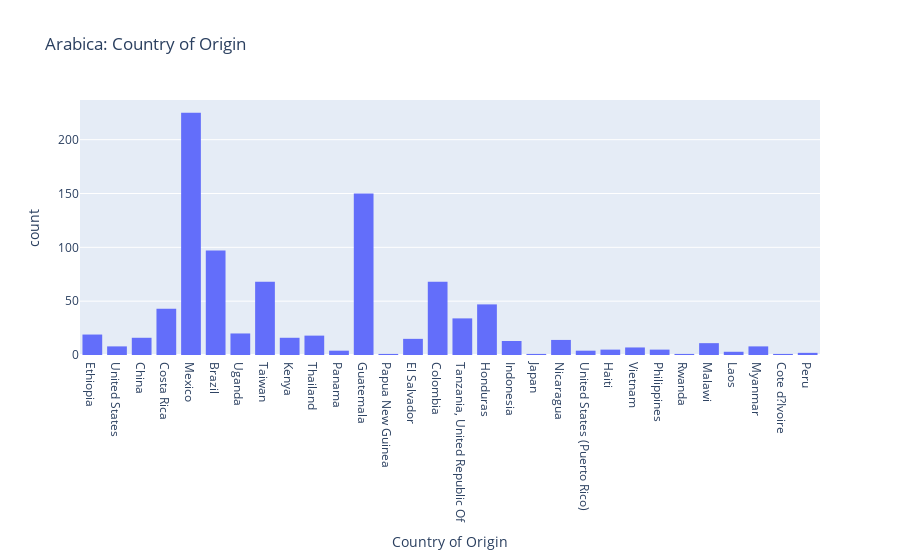
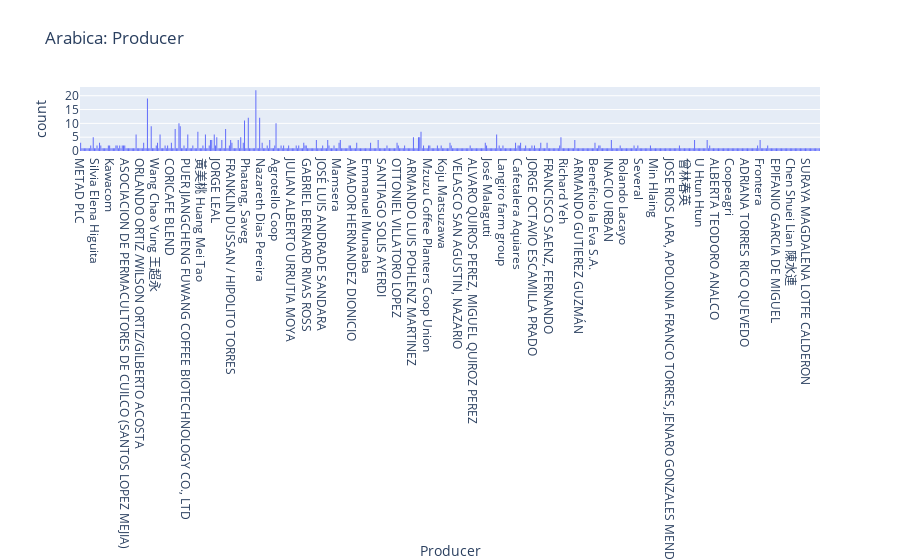
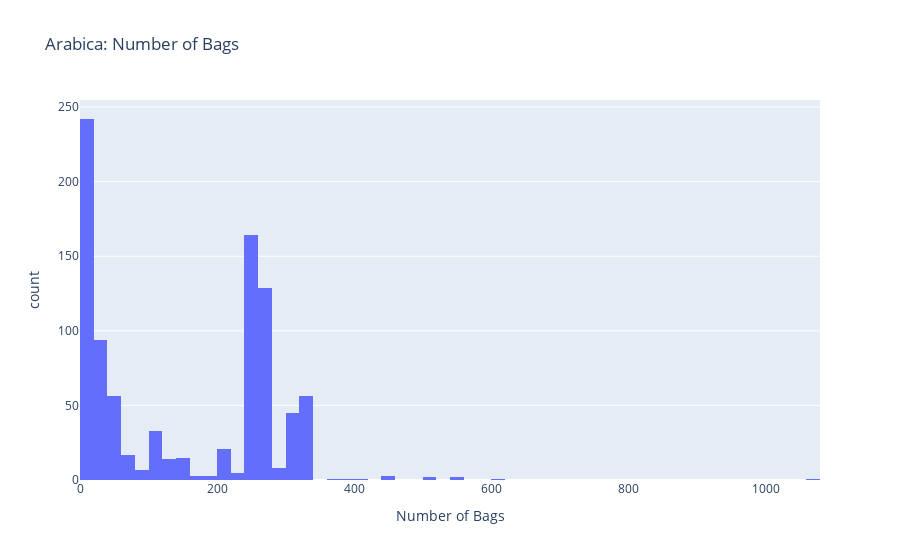
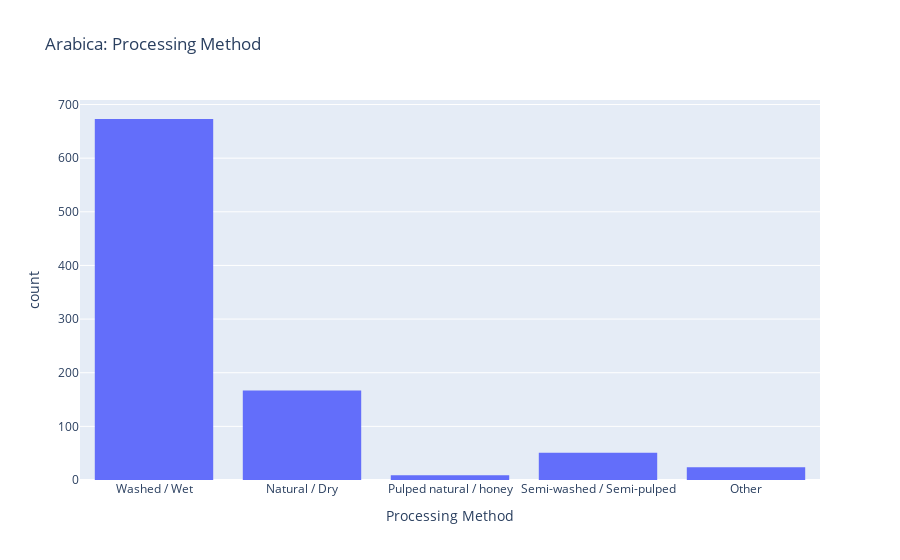

Notebook code cell kept with these figures, in order:
### Markdown cell above
## Plot 
Plot a plotly histogram for each of the remaining columns. Can you write a loop?

### Code cell
for column_name in arabica.columns:
    fig = px.histogram(arabica, x=column_name, title='Arabica: {}'.format(column_name))
    fig.show()

### Figure 1 — Plotly figure (JSON) as saved in the notebook; plotly's stock layout.template omitted (floating-point values rounded to 4 significant figures; data arrays with more than 128 entries replaced by an {"elided": "..."} marker saying what was removed)
{"data": [{"alignmentgroup": "True", "bingroup": "x", "hovertemplate": "Country of Origin=%{x}<br>count=%{y}<extra></extra>", "legendgroup": "", "marker": {"color": "#636efa", "pattern": {"shape": ""}}, "name": "", "offsetgroup": "", "orientation": "v", "showlegend": false, "type": "histogram", "x": {"elided": "924 str values"}, "xaxis": "x", "yaxis": "y"}], "layout": {"barmode": "relative", "legend": {"tracegroupgap": 0}, "title": {"text": "Arabica: Country of Origin"}, "xaxis": {"anchor": "y", "domain": [0, 1], "title": {"text": "Country of Origin"}}, "yaxis": {"anchor": "x", "domain": [0, 1], "title": {"text": "count"}}}}

### Figure 2 — Plotly figure (JSON) as saved in the notebook; plotly's stock layout.template omitted (floating-point values rounded to 4 significant figures; data arrays with more than 128 entries replaced by an {"elided": "..."} marker saying what was removed)
{"data": [{"alignmentgroup": "True", "bingroup": "x", "hovertemplate": "Producer=%{x}<br>count=%{y}<extra></extra>", "legendgroup": "", "marker": {"color": "#636efa", "pattern": {"shape": ""}}, "name": "", "offsetgroup": "", "orientation": "v", "showlegend": false, "type": "histogram", "x": {"elided": "924 str values"}, "xaxis": "x", "yaxis": "y"}], "layout": {"barmode": "relative", "legend": {"tracegroupgap": 0}, "title": {"text": "Arabica: Producer"}, "xaxis": {"anchor": "y", "domain": [0, 1], "title": {"text": "Producer"}}, "yaxis": {"anchor": "x", "domain": [0, 1], "title": {"text": "count"}}}}

### Figure 3 — Plotly figure (JSON) as saved in the notebook; plotly's stock layout.template omitted (floating-point values rounded to 4 significant figures; data arrays with more than 128 entries replaced by an {"elided": "..."} marker saying what was removed)
{"data": [{"alignmentgroup": "True", "bingroup": "x", "hovertemplate": "Number of Bags=%{x}<br>count=%{y}<extra></extra>", "legendgroup": "", "marker": {"color": "#636efa", "pattern": {"shape": ""}}, "name": "", "offsetgroup": "", "orientation": "v", "showlegend": false, "type": "histogram", "x": {"elided": "924 int values"}, "xaxis": "x", "yaxis": "y"}], "layout": {"barmode": "relative", "legend": {"tracegroupgap": 0}, "title": {"text": "Arabica: Number of Bags"}, "xaxis": {"anchor": "y", "domain": [0, 1], "title": {"text": "Number of Bags"}}, "yaxis": {"anchor": "x", "domain": [0, 1], "title": {"text": "count"}}}}

### Figure 4 — Plotly figure (JSON) as saved in the notebook; plotly's stock layout.template omitted (floating-point values rounded to 4 significant figures; data arrays with more than 128 entries replaced by an {"elided": "..."} marker saying what was removed)
{"data": [{"alignmentgroup": "True", "bingroup": "x", "hovertemplate": "Processing Method=%{x}<br>count=%{y}<extra></extra>", "legendgroup": "", "marker": {"color": "#636efa", "pattern": {"shape": ""}}, "name": "", "offsetgroup": "", "orientation": "v", "showlegend": false, "type": "histogram", "x": {"elided": "924 str values"}, "xaxis": "x", "yaxis": "y"}], "layout": {"barmode": "relative", "legend": {"tracegroupgap": 0}, "title": {"text": "Arabica: Processing Method"}, "xaxis": {"anchor": "y", "domain": [0, 1], "title": {"text": "Processing Method"}}, "yaxis": {"anchor": "x", "domain": [0, 1], "title": {"text": "count"}}}}
